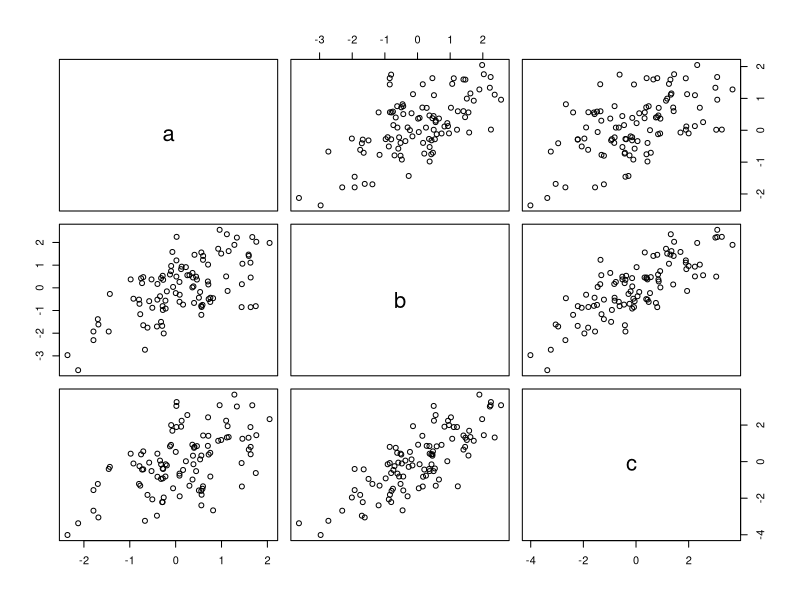
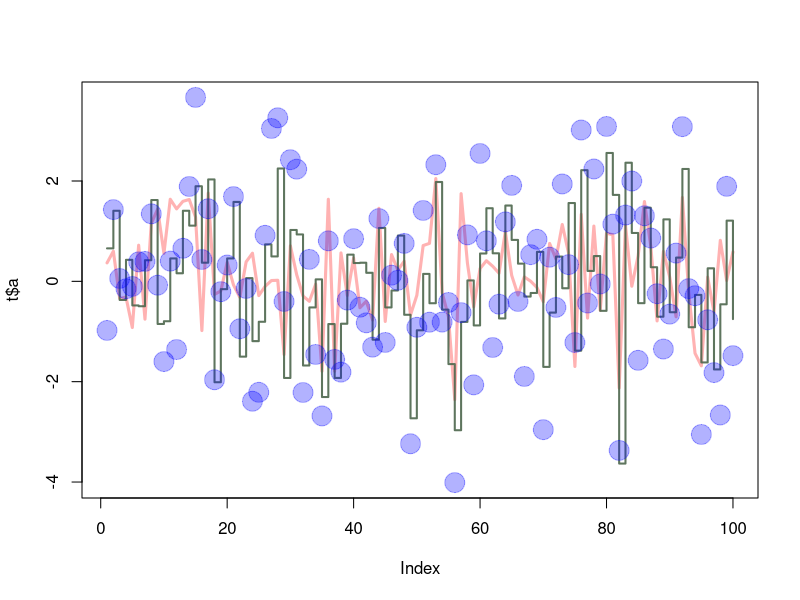

Here is the R script that generated these plots, in order: (Note: this script raises an error after producing the figures.)
#6.3 Data Frames
x1= rnorm(100)
x2= rnorm(100)
x3= rnorm(100)


t= data.frame(a= x1, b = (x1+x2),c = (x1+x2+x3))

t

plot(t)

sd(t$a)
sd(t$b)
sd(t$c)

#7 Graphics

plot(t$a, type="l", ylim=range(t),
     lwd=3, col=rgb(1,0,0,0.3))
lines(t$b, type="s", lwd=2,
      col=rgb(0.3,0.4,0.3,0.9))
points(t$c, pch=20, cex=4, col=rgb(0,0,1,0.3))

#The meaning of RGB is Red, Blue and Green. It determines the color of the markings on the graph.

#8 reading and writing from file

r2
r2 = read.table(file="tst1.txt", header=TRUE)
m= r2$g*5

write.table(m, file="tst2.txt")

#Computer the mean of the sqrt of 100 random numbers

sqrt(rnorm(100))

#What happens? we get NaNs produced, NaN = not a number.

#10.1 Make a graph with dates on X-Axis and presents on Y-Axis

dates= strptime(c("20160127", "20160904","20161224"),format="%Y%m%d")
presents = c(0,7,5)

plot(dates,presents)
lines(dates,presents)


hun = seq(from=1, to=100)
ss = c()

for(i in 1:length(hun)) 
  {
  if(hun[i] < 5) {
    ss[i] <- (hun[i] *10)
}else if (hun[i] > 90){
  ss[i] <- (hun[i] *10)
  }else{
    ss[i] = (hun[i]*0.1)
  }
}
ss;

fun1 = function(arg1)
{
ss1=c()
for(i in 1:length(arg1)) 
{
  if(arg1[i] < 5) {
    ss1[i] <- (arg1[i] *10)
  }else if (hun[i] > 90){
    ss1[i] <- (arg1[i] *10)
  }else{
    ss1[i] = (arg1[i]*0.1)
  }
}
ss1
}

rn=c(1:100)
